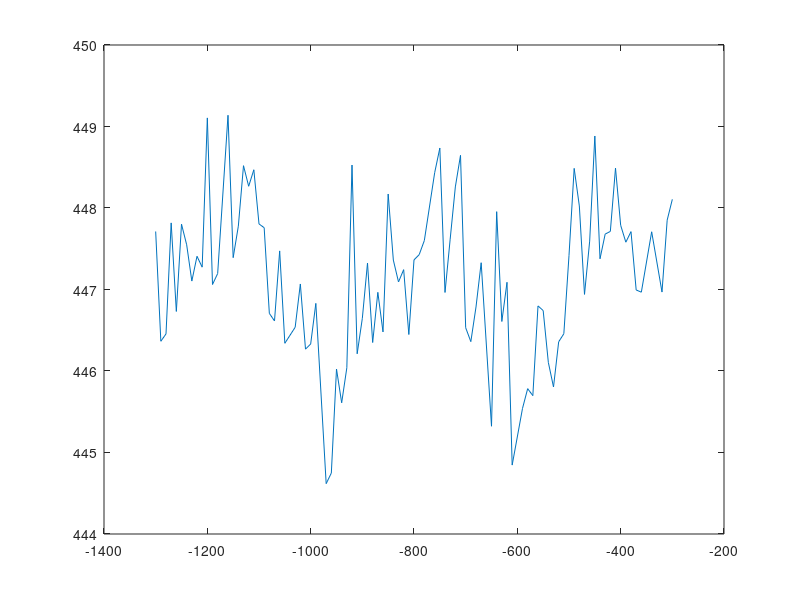

The MATLAB script that drew this image:
% 2018_07_29 PL_03

% Loc_01
% timeArr = [-830;-829;-828;-827;-826;-825;-824;-823;-822;-821;-820;-819;-818;-817;-816;-815;-814;-813;-812;-811;-810;-809;-808;-807;-806;-805;-804;-803;-802;-801;-800;-799;-798;-797;-796;-795;-794;-793;-792;-791;-790;-789;-788;-787;-786;-785;-784;-783;-782;-781;-780;-779;-778;-777;-776;-775;-774;-773;-772;-771;-770;-769;-768;-767;-766;-765;-764;-763;-762;-761;-760];
% widthData = [319.173428110916,318.619810788338,318.970770344469,319.035091176327,318.492640503349,319.620734231169,319.250124378582,319.447260447455,319.048297841321,319.615809806530,319.336272052062,318.876700765303,319.577854971228,319.830855685832,318.839097433420,319.837549784866,319.325832449418,319.862630460569,320.058604165443,319.704578758677,320.189992793982,323.253925284341,324.374615154120,321.951825108116,325.942497545295,327.123340635503,326.129582396085,326.962323733717,327.538983585385,326.000234588632,326.413467192143,324.961160518451,325.314581885580,323.754449048403,324.147832483606,324.148406094417,323.210590455171,323.375246318175,323.010420781185,322.429825493759,323.537149991260,323.752621948730,322.680637525844,323.280071835938,322.932049197841,321.561212437716,322.005711016019,321.931095416635,322.143575282738,321.900248666934,322.084993084313,322.192513480885,321.784612146540,321.179214233094,321.660584399740,320.657327885305,321.370248733165,321.581145505666,320.402647907425,321.684728166619,320.625506030739,321.677654014095,321.100062018141,429.062055888593,321.942743247616,320.142235491211,320.781124320936,321.275906740717,320.607734113755,320.702700018420,318.777920140399]';
% timeArr = timeArr(widthData < 400);
% widthData = widthData(widthData < 400);
% widthData = (widthData - min(widthData))./(max(widthData) - min(widthData));
% timeROI = timeArr(21:29);
% widthROI = widthData(21:29);

% Loc_02
%timeArr = [-830;-829;-828;-827;-826;-825;-824;-823;-822;-821;-820;-819;-818;-817;-816;-815;-814;-813;-812;-811;-810;-809;-808;-807;-806;-805;-804;-803;-802;-801;-800;-799;-798;-797;-796;-795;-794;-793;-792;-791;-790;-789;-788;-787;-786;-785;-784;-783;-782;-781;-780;-779;-778;-777;-776;-775;-774;-773;-772;-771;-770;-769;-768;-767;-766;-765;-764;-763;-762;-761;-760];
%widthData = [336.272679795793,336.191371221581,335.616273085511,335.954319760118,335.942204436324,335.626363290974,335.883303254561,336.344398846519,335.760998076531,336.210203844685,335.860021567293,335.699259744961,336.323121620663,335.723691570837,335.823598528454,335.936899259866,336.613523604579,337.037802239655,336.411393601529,336.811926248062,337.779653463576,341.133354857548,341.641097817886,342.595298820142,341.628299245531,342.451130426179,342.248953338324,342.852185672125,342.530689925757,342.604609133069,341.968549471216,341.708683791156,341.433905100055,341.222307679971,341.242103925631,339.936293552251,340.551834638485,340.573275456805,339.659298084213,339.606752222273,339.226495957981,338.656346716690,339.396731357428,339.529718626928,338.397065933122,339.077760581973,339.442388872911,338.417712601008,338.581397652516,338.903703446898,339.102746639855,338.261909578528,337.835482732961,338.221626345724,338.213009847322,338.072836164356,338.643263722151,337.879312411627,337.735239670355,337.946117739542,337.616729756095,336.699175057465,337.450081486771,338.299420282288,337.415250774548,337.899321751887,337.832937287182,337.757114927217,337.989289103639,336.620172456555,337.975843112704]';
%widthData = (widthData - min(widthData))./(max(widthData) - min(widthData));
%timeROI = timeArr(16:26);
%widthROI = widthData(16:26);

% Loc_03
% timeArr = [-830;-829;-828;-827;-826;-825;-824;-823;-822;-821;-820;-819;-818;-817;-816;-815;-814;-813;-812;-811;-810;-809;-808;-807;-806;-805;-804;-803;-802;-801;-800;-799;-798;-797;-796;-795;-794;-793;-792;-791;-790;-789;-788;-787;-786;-785;-784;-783;-782;-781;-780;-779;-778;-777;-776;-775;-774;-773;-772;-771;-770;-769;-768;-767;-766;-765;-764;-763;-762;-761;-760];
% widthData = [325.136242140461,326.083124031691,326.438155397722,325.278433741939,326.189242897951,324.781083803616,325.240875302455,325.813550274906,325.634876941793,325.477135267923,325.461538236238,437.452953091522,325.298435115219,325.945973752375,325.849721289572,326.070514608166,326.124426158949,325.352093007046,326.911514461628,422.995348762677,326.540968600714,328.630545931457,328.503216034772,640.046588173663,330.093251946766,330.393725466609,330.217476787378,331.734425366626,331.535899874083,331.471499627282,330.524728222956,329.739530573793,330.483155364076,330.620207159652,329.721427031227,329.727384635593,329.186475052797,420.317688698452,328.877124919061,328.898781768098,328.640061271047,328.667205847011,328.273669651116,328.416066482899,327.910309790121,327.614920783330,328.263889966594,328.120779004517,327.020397370539,328.273390791793,327.038184123409,327.804766761544,327.774145878672,327.256894462792,327.620673188791,405.913722844813,326.909574182954,327.236743220490,327.288353039167,327.207958011896,327.567342186101,326.720830881175,328.087601084776,326.771449957288,325.777220536825,327.166115350958,430.225048299245,328.026511259662,327.014827801111,326.954869095447,326.688593323201]';
% timeArr = timeArr(widthData < 400);
% widthData = widthData(widthData < 400);
% widthData = (widthData - min(widthData))./(max(widthData) - min(widthData));
% timeROI = timeArr(17:25);
% widthROI = widthData(17:25);

% Loc_04
% timeArr = [-830;-829;-828;-827;-826;-825;-824;-823;-822;-821;-820;-819;-818;-817;-816;-815;-814;-813;-812;-811;-810;-809;-808;-807;-806;-805;-804;-803;-802;-801;-800;-799;-798;-797;-796;-795;-794;-793;-792;-791;-790;-789;-788;-787;-786;-785;-784;-783;-782;-781;-780;-779;-778;-777;-776;-775;-774;-773;-772;-771;-770;-769;-768;-767;-766;-765;-764;-763;-762;-761;-760];
% widthData = [335.648391274881,336.534093970602,336.376844678270,336.215327598022,335.608906097085,336.053229148474,336.595936007145,336.230399434082,336.865628808226,336.222944671693,336.250712213527,335.760305017730,337.008423576736,336.749364378070,336.220961156926,336.718547886893,336.617008763477,336.704288510250,337.516516095656,338.197711731230,338.739643220992,341.474722824341,342.297014246016,343.091314963254,343.356134771260,344.283441644645,343.365975013942,343.906258869161,343.670833009959,342.713262182046,342.530338836507,342.282944410435,341.954992569329,341.386972066122,340.840050518610,341.280388748421,341.353327695843,340.772922450466,339.613949259371,339.481128425628,339.434866285046,339.659739763860,339.325367469421,339.514183914993,340.028529430736,338.457938711912,339.128994802046,339.538480671174,338.468078789137,338.738439861035,338.151900195377,338.735762468838,338.722374808890,338.133847061883,338.554309836475,338.608553446069,338.184722666825,337.926571017162,337.955829430701,337.570070750583,337.691888264085,337.941073086266,337.930976369363,338.708698818442,337.399320619170,337.859131862296,336.830673472069,337.699603802176,336.929692064993,337.959430364420,337.585561009307]';
% timeArr = timeArr(widthData < 400);
% widthData = widthData(widthData < 400);
% widthData = (widthData - min(widthData))./(max(widthData) - min(widthData));
% timeROI = timeArr(18:26);
% widthROI = widthData(18:26);
 
% Loc_05
% timeArr = [-830;-829;-828;-827;-826;-825;-824;-823;-822;-821;-820;-819;-818;-817;-816;-815;-814;-813;-812;-811;-810;-809;-808;-807;-806;-805;-804;-803;-802;-801;-800;-799;-798;-797;-796;-795;-794;-793;-792;-791;-790;-789;-788;-787;-786;-785;-784;-783;-782;-781;-780;-779;-778;-777;-776;-775;-774;-773;-772;-771;-770;-769;-768;-767;-766;-765;-764;-763;-762;-761;-760];
% widthData = [336.220707383584,335.627707247544,335.943306074753,336.132384579938,335.486360845161,336.565120869619,336.399967964686,335.418267097731,336.446318675882,336.488468724701,335.774912329361,336.568897534999,335.649109574359,336.262345451981,336.626796414393,336.846926084003,336.272509908059,336.358309924320,336.943501482565,337.660497744354,338.928736411261,339.722644009738,341.854874225844,342.790074850162,342.457556987891,343.405676010749,343.082488796237,342.691633193525,343.565418659439,342.811155087784,342.439825587376,341.164106572620,341.576305259464,342.294949219293,340.973152075606,341.364450684427,341.535026438401,340.470903757789,339.456511018919,339.181625732584,340.129289446916,339.642553697782,340.196129317592,339.088574817088,339.641955633156,339.890327286586,339.823966414805,338.804413113312,339.026600022160,339.241770518134,338.745707468887,338.622199440259,338.785242746414,338.745003359421,337.927518578559,339.093518321424,338.608786744528,338.459011331923,339.294383185969,338.557637855239,338.695099989289,337.865676844744,338.055134628912,337.588900788807,338.140385836968,338.264560314543,338.138498067236,337.429096882465,337.914704710420,338.177041498593,337.837234372716]';
% timeArr = timeArr(widthData < 400);
% widthData = widthData(widthData < 400);
% widthData = (widthData - min(widthData))./(max(widthData) - min(widthData));
% timeROI = timeArr(18:26);
% widthROI = widthData(18:26);

% Loc_06
% timeArr = [-830;-829;-828;-827;-826;-825;-824;-823;-822;-821;-820;-819;-818;-817;-816;-815;-814;-813;-812;-811;-810;-809;-808;-807;-806;-805;-804;-803;-802;-801;-800;-799;-798;-797;-796;-795;-794;-793;-792;-791;-790;-789;-788;-787;-786;-785;-784;-783;-782;-781;-780;-779;-778;-777;-776;-775;-774;-773;-772;-771;-770;-769;-768;-767;-766;-765;-764;-763;-762;-761;-760];
% widthData = [329.888643546980,328.460897437125,328.846551733770,329.976235331857,330.416601548900,329.831384912849,329.554958809047,330.868608262370,329.637823313788,329.608426006483,328.966448173496,328.915339265552,329.548965069253,329.336473523782,328.979160951119,328.701534157014,329.919189621169,329.801976454742,328.899432554844,330.843977619476,330.756897182046,330.301923920746,425.532448047580,333.050133470651,333.486014126880,334.057873967180,333.244477685371,334.046285420042,426.835869545472,334.727245172557,333.083477237701,334.324852226816,334.210971070294,333.762016664190,421.231436378863,333.237850987379,332.319218220908,332.779194752454,332.946799006807,332.184359750513,332.175735708721,331.904985080694,332.305055072910,331.977372432824,427.472421198292,332.329805050154,332.542963824375,332.524190240541,331.521696607324,331.356208056694,332.229212491774,332.607873289587,331.900647712958,331.120952130289,331.122761239669,330.808704975847,331.860096592485,330.842261520359,330.685888677580,331.552684643558,330.735619438573,331.126002910247,331.289086151372,330.597456049349,330.331202974939,330.805009624464,330.240691343474,330.532592331288,330.288643316821,329.701030161695,329.868934036895]';
% timeArr = timeArr(widthData < 400);
% widthData = widthData(widthData < 400);
% widthData = (widthData - min(widthData))./(max(widthData) - min(widthData));
% timeROI = timeArr(19:27);
% widthROI = widthData(19:27);

% Loc_07
% timeArr = [-830;-829;-828;-827;-826;-825;-824;-823;-822;-821;-820;-819;-818;-817;-816;-815;-814;-813;-812;-811;-810;-809;-808;-807;-806;-805;-804;-803;-802;-801;-800;-799;-798;-797;-796;-795;-794;-793;-792;-791;-790;-789;-788;-787;-786;-785;-784;-783;-782;-781;-780;-779;-778;-777;-776;-775;-774;-773;-772;-771;-770;-769;-768;-767;-766;-765;-764;-763;-762;-761;-760];
% widthData = [337.796457736004,337.336120114515,337.320744612944,338.272689095098,337.317104838432,337.516171668174,337.909984919376,337.282385127884,338.357933282270,337.798113156252,336.966599100927,337.648053119701,337.498076037624,512.551879014240,337.707702637909,337.972576369449,458.097559464691,338.239409596645,338.180179180570,339.106932368380,339.771287226139,341.643127424185,342.637702868792,343.131698785550,344.715608649804,343.843784929491,344.320208823476,343.969403738536,344.476366068073,344.623452490750,343.844177803054,343.361792731522,343.202574298481,425.832462078534,342.848998002329,342.415728849228,342.241771835692,342.664101698763,340.764213866446,341.104379401099,340.787433075702,340.834859509236,340.421775277550,341.103547679416,340.647028674012,340.822383303310,339.361045842325,340.426785661519,340.919690447752,340.200383105133,339.803809588190,339.760601584323,339.895233838610,340.163405060993,339.933857333282,339.908915024348,339.808677081628,339.636461218484,339.642497019892,339.386965581510,339.611304413571,339.756871760821,339.718356044735,339.717923935076,339.413782570094,427.674611381364,339.285841799696,338.819005438747,339.413314259420,339.121386854443,339.662385027034]';
% timeArr = timeArr(widthData < 400);
% widthData = widthData(widthData < 400);
% widthData = (widthData - min(widthData))./(max(widthData) - min(widthData));
% timeROI = timeArr(19:27);
% widthROI = widthData(19:27);

% Loc_08
% timeArr = [-830;-829;-828;-827;-826;-825;-824;-823;-822;-821;-820;-819;-818;-817;-816;-815;-814;-813;-812;-811;-810;-809;-808;-807;-806;-805;-804;-803;-802;-801;-800;-799;-798;-797;-796;-795;-794;-793;-792;-791;-790;-789;-788;-787;-786;-785;-784;-783;-782;-781;-780;-779;-778;-777;-776;-775;-774;-773;-772;-771;-770;-769;-768;-767;-766;-765;-764;-763;-762;-761;-760];
% widthData = [323.617582636037,324.222362867393,324.388079413733,323.487458560824,323.945143256632,324.165304866857,324.000628762991,323.284387757855,324.109896110800,323.950405544309,324.406199524361,324.345390001298,323.540501939000,324.081808958194,324.161989871264,324.300714448995,324.076047071000,323.776018811093,323.155976266298,324.155013315628,325.005633748579,325.606696534262,327.107638252304,327.886686555020,328.841449183179,330.184290414849,329.330843439066,330.260298938462,329.145786205072,329.592344586600,329.357160624535,329.357372802600,328.123259773957,329.110901854087,328.045045472317,328.432652978538,327.299216847724,328.354489364973,326.939546793553,326.732745759273,327.540954889097,326.093167607073,326.154102922929,326.589125555416,326.061080195934,326.777964152296,326.106194983996,327.145819171580,326.322285909168,327.015699116507,326.256722387160,326.653766946076,326.820034031142,325.265242387341,326.107969781727,327.019684155660,326.200343184517,325.663279021995,324.518154494071,325.804274280878,325.209669568160,326.448451964424,325.586005242978,325.569742731242,324.553270254234,325.519126922885,326.049745202390,325.569048140131,326.067446831373,325.132688611618,325.236461215589]';
% timeArr = timeArr(widthData < 400);
% widthData = widthData(widthData < 400);
% widthData = (widthData - min(widthData))./(max(widthData) - min(widthData));
% timeROI = timeArr(19:27);
% widthROI = widthData(19:27);

%Loc_09
timeArr = [-1300;-1290;-1280;-1270;-1260;-1250;-1240;-1230;-1220;-1210;-1200;-1190;-1180;-1170;-1160;-1150;-1140;-1130;-1120;-1110;-1100;-1090;-1080;-1070;-1060;-1050;-1040;-1030;-1020;-1010;-1000;-990;-980;-970;-960;-950;-940;-930;-920;-910;-900;-890;-880;-870;-860;-850;-840;-830;-820;-810;-800;-790;-780;-770;-760;-750;-740;-730;-720;-710;-700;-690;-680;-670;-660;-650;-640;-630;-620;-610;-600;-590;-580;-570;-560;-550;-540;-530;-520;-510;-500;-490;-480;-470;-460;-450;-440;-430;-420;-410;-400;-390;-380;-370;-360;-350;-340;-330;-320;-310;-300];
widthData = [447.711941729591,446.364997841551,446.455017015679,447.817205508703,446.730719327501,447.801686334788,447.548695764563,447.103305889015,447.407612523086,447.274068556189,449.105413884108,447.061220814145,447.196208362712,537.791735992272,449.138052679765,447.390720203866,447.777348644175,448.519273712670,448.266620548720,448.469251686850,447.804378663121,447.758281983474,446.707470778416,446.614359451152,447.473596108979,446.340096422759,517.579385243897,446.536621340074,447.067869953749,446.268080335372,446.331392747427,446.829694252965,552.632949690916,444.617814990645,444.747974480373,446.024040295081,445.609855569855,446.040262689682,448.527151063571,446.211232769515,446.646701840637,447.324363192919,446.349513614730,446.965264875263,446.479297656662,448.171651417093,447.361262837409,447.092795682195,447.243695510826,446.447734271970,447.363561339077,447.427208213525,447.600624791184,518.358941693361,448.432971789191,448.735886557184,446.963652260324,447.617270999422,448.258629423257,448.646290025562,446.531097313467,446.360298961811,446.785893013727,447.328557397546,839.764590579459,445.322229748130,447.955126270304,446.607625838297,447.088724460143,444.845671236785,505.328417956993,445.540939599224,445.783394091748,445.697541685786,446.798551549203,446.741794217365,446.105723974869,445.803991248661,446.358187742784,446.457200154894,447.418082861529,448.486348464196,448.024850149819,446.939966080303,447.593816879380,448.883462470197,447.376678692301,447.679680597514,447.712734895433,448.489207291341,447.787585054042,447.580379500648,447.710244251492,446.994366873507,446.967102202368,560.739974114758,447.708261535872,584.329467840683,446.968462901284,447.850838794741,448.106535142059]';
timeArr = timeArr(widthData < 500);
widthData = widthData(widthData < 500);
%widthData = (widthData - min(widthData))./(max(widthData) - min(widthData));
% timeROI = timeArr(19:27);
% widthROI = widthData(19:27);
% 
% [pVfits, pVfunc] = fitGauss(timeROI,widthROI);

h3 = figure;
plot(timeArr,widthData);
% hold on;
% plot(timeArr,pVfunc(pVfits,timeArr));
